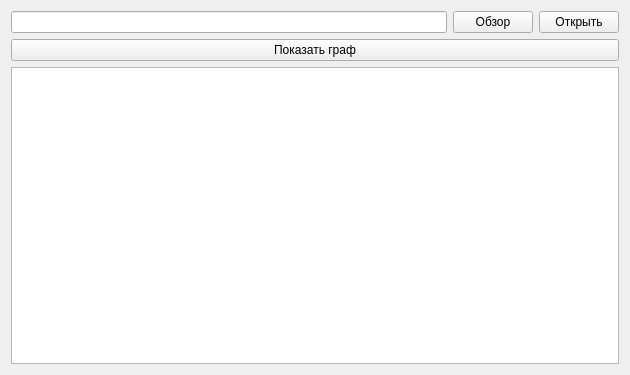
<?xml version="1.0" encoding="UTF-8"?>
<ui version="4.0">
 <class>MainWindow</class>
 <widget class="QMainWindow" name="MainWindow">
  <property name="geometry">
   <rect>
    <x>0</x>
    <y>0</y>
    <width>630</width>
    <height>375</height>
   </rect>
  </property>
  <property name="windowTitle">
   <string>MainWindow</string>
  </property>
  <widget class="QWidget" name="centralWidget">
   <layout class="QVBoxLayout" name="verticalLayout">
    <item>
     <layout class="QHBoxLayout" name="horizontalLayout_2">
      <item>
       <widget class="QLineEdit" name="le_url"/>
      </item>
      <item>
       <widget class="QPushButton" name="btn_review">
        <property name="text">
         <string>Обзор</string>
        </property>
       </widget>
      </item>
      <item>
       <widget class="QPushButton" name="btn_open">
        <property name="text">
         <string>Открыть</string>
        </property>
       </widget>
      </item>
     </layout>
    </item>
    <item>
     <layout class="QHBoxLayout" name="horizontalLayout">
      <item>
       <widget class="QPushButton" name="btn_graphView">
        <property name="text">
         <string>Показать граф</string>
        </property>
       </widget>
      </item>
     </layout>
    </item>
    <item>
     <widget class="QTextEdit" name="tEdit1"/>
    </item>
   </layout>
  </widget>
 </widget>
 <layoutdefault spacing="6" margin="11"/>
 <resources/>
 <connections/>
</ui>
